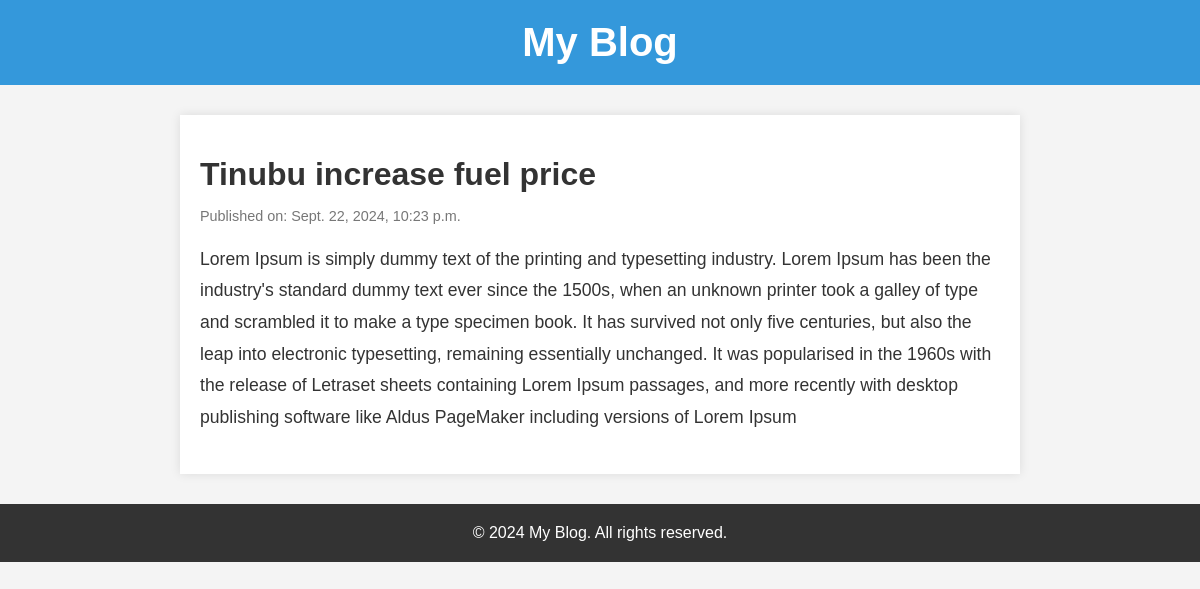
The app's page /article/1 with its own data.
### Blog/models.py (models this page shows, shortened)
class Article(models.Model):
    article_title = models.CharField(max_length=200)
    pub_date = models.DateTimeField('date published')
    article_content = models.TextField()

### Blog/views.py (the view)
# urls.py: path('article/<int:blog_id>', views.article, name='article'),
def article(request, blog_id):
    blog = Article.objects.get(pk=blog_id)
    context = {
		'blog':blog
	}
    return render(request, 'blog/article.html', context)

### Blog/templates/Blog/article.html (shortened to what this page needs)
<!DOCTYPE html>
{% load static %}
<html lang="en">
    <head>
        <link rel="stylesheet" href="{% static 'blog/style.css' %}" />
    </head>
    <body>
        <header>
            <h1>My Blog</h1>
        </header>
        <div class="article-container">
            <h1 class="article-title">{{blog.article_title}}</h1>
            <p class="article-date">Published on: {{ blog.pub_date }}</p>
            <div class="article-content">
                <p>{{ blog.article_content }}</p>
            </div>
        </div>
        <footer>
            <p>&copy; 2024 My Blog. All rights reserved.</p>
        </footer>
    </body>
</html>

### Blog/static/Blog/style.css (style rules this page uses)
body { font-family: Arial, sans-serif; margin: 0; padding: 0; background-color: #f4f4f4; color: #333; }
header { background-color: #3498db; color: #fff; padding: 20px; text-align: center; }
header h1 { margin: 0; font-size: 2.5em; }
.article-container { max-width: 800px; margin: 30px auto; padding: 20px; background-color: #fff; box-shadow: 0 0 10px rgba(0, 0, 0, 0.1); }
.article-title { font-size: 2em; margin-bottom: 10px; }
.article-date { font-size: 0.9em; color: #777; margin-bottom: 20px; }
.article-content p { font-size: 1.1em; line-height: 1.8; margin-bottom: 20px; }
footer { background-color: #333; color: #fff; text-align: center; padding: 20px; margin-top: 20px; }
footer p { margin: 0; }

### records on screen
Article: article_title "Tinubu increase fuel price", pub_date "Sept. 22, 2024, 10:23 p.m.", article_content "Lorem Ipsum is simply dummy text of the printing and typesetting industry. Lorem Ipsum has been the industry's standard dummy text ever since the 1500s, when an unknown printer took a galley of type and scrambled it to make a type specimen book. It has survived not only five centuries, but also the leap into electronic typesetting, remaining essentially unchanged. It was popularised in the 1960s with the release of Letraset sheets containing Lorem Ipsum passages, and more recently with desktop publishing software like Aldus PageMaker including versions of Lorem Ipsum"
